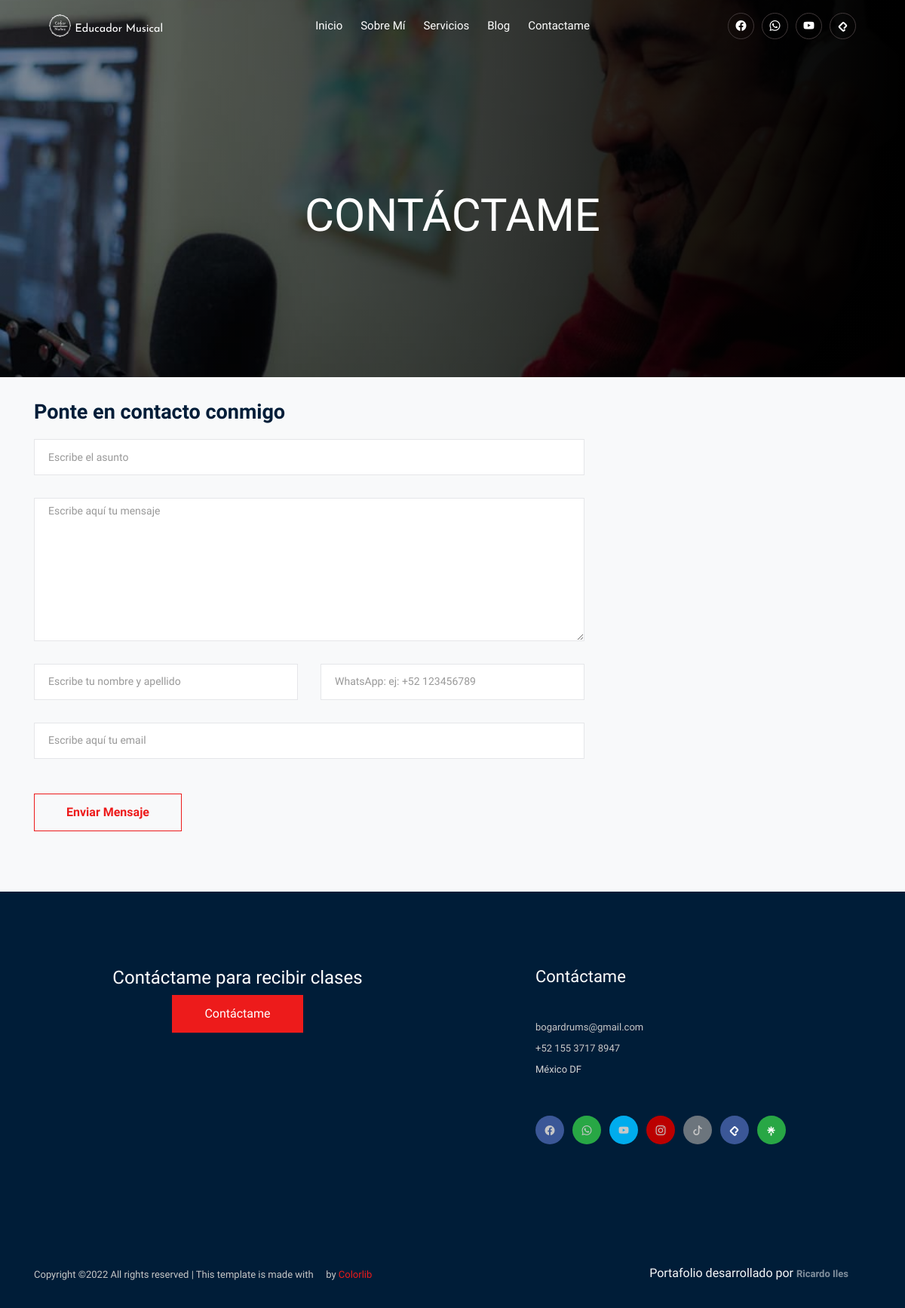
The page /contact.php on the database as committed earlier.
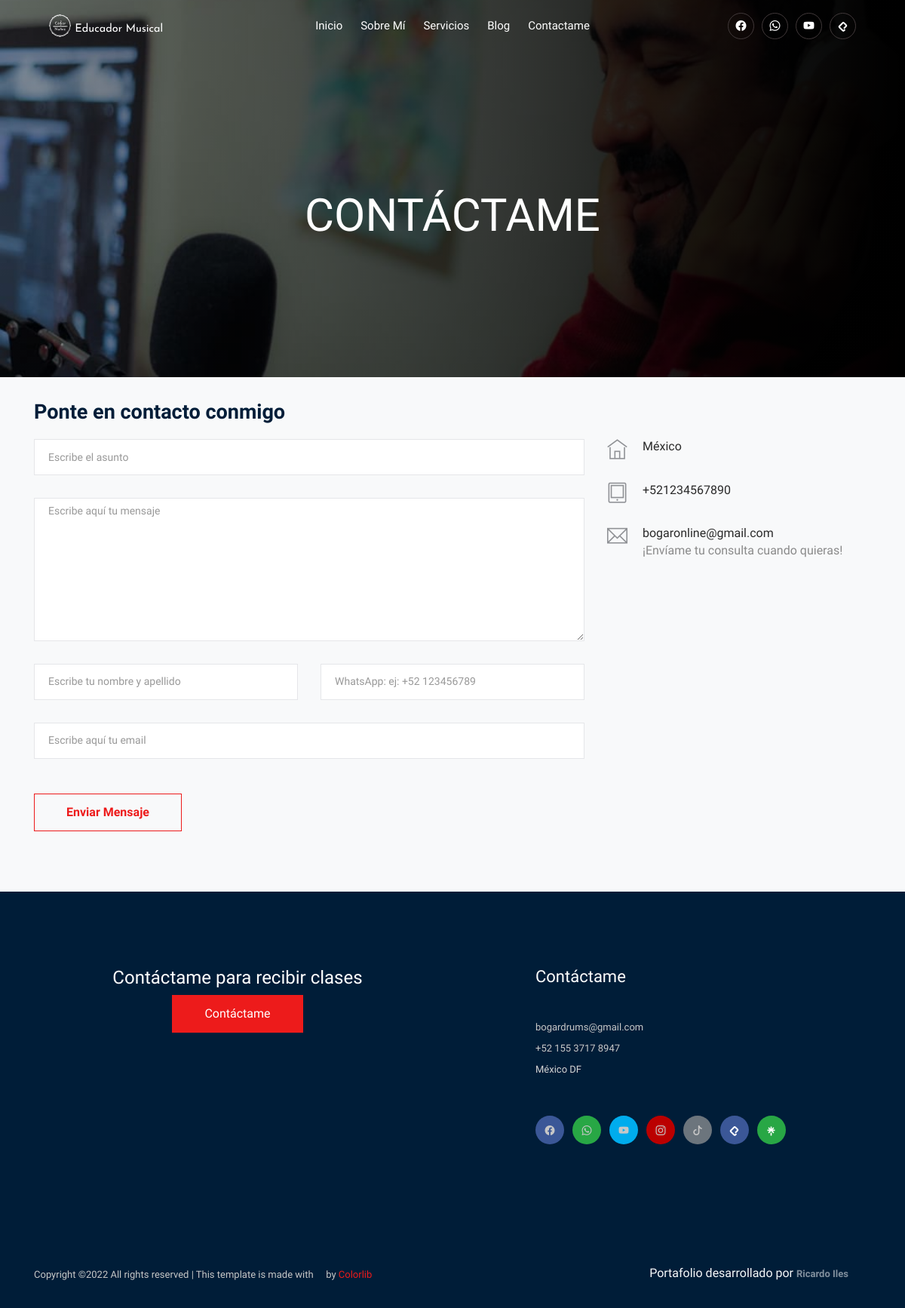
The same page on the database as committed later.
### tables this page shows
CREATE TABLE `preview_info` (
  `id_info` int(11) NOT NULL,
  `descripcion` text NOT NULL,
  `imagen` varchar(100) NOT NULL,
  `correo` varchar(200) NOT NULL,
  `telefono` varchar(20) NOT NULL,
  `ubicacion` varchar(300) NOT NULL,
  `updated_at` timestamp NOT NULL DEFAULT current_timestamp() ON UPDATE current_timestamp()
);

### contact.php (the view, shortened to what this page needs)
<?php
include_once("connection/config.php");
?>
<body>
        <?php include 'components/navbar.php';?>
    <div class="bradcam_area breadcam_bg_2">
        <div class="container">
            <div class="row">
                <div class="col-xl-12">
                    <div class="bradcam_text text-center">
                        <h3>contáctame</h3>
                    </div>
                </div>
            </div>
        </div>
    </div>
  <section class="contact-section section_padding bg-light" style="margin-top:-50px">
    <div class="container">
      <div class="row">
        <div class="col-12">
          <h2 class="contact-title">Ponte en contacto conmigo</h2>
        </div>
        <div class="col-lg-8">
          <form class="form-contact contact_form" action="controllers/nuevo_contactoCOntroller.php" method="post" id="contactForm">
            <div class="row">
            <div class="col-12">
                <div class="form-group">
                  <input class="form-control bg-white bg-white" name="titulo" id="subject" type="text"
                    placeholder = 'Escribe el asunto' required maxlength="200">
                </div>
              </div>
              <div class="col-12">
                <div class="form-group">
                    <textarea class="form-control bg-white w-100" name="mensaje" id="message" cols="30"
                      rows="9" placeholder = 'Escribe aquí tu mensaje' required maxlength="500"></textarea>
                </div>
              </div>
              <div class="col-sm-6">
                <div class="form-group">
                  <input class="form-control bg-white" name="nombres" id="name" type="text"
                    placeholder = 'Escribe tu nombre y apellido' required maxlength="100">
                </div>
              </div>
              <div class="col-sm-6">
                <div class="form-group">
                  <input class="form-control bg-white" name="whatsapp" id="number" type="text"
                    placeholder = 'WhatsApp: ej: +52 123456789' required maxlength="50">
                </div>
              </div>
              <div class="col-12">
                <div class="form-group">
                  <input class="form-control bg-white" name="email" id="email" type="email"
                    placeholder = 'Escribe aquí tu email' required maxlength="200">
                </div>
              </div>
            </div>
            <div class="form-group mt-3">
              <input type="submit" name="nuevo_contacto" value="Enviar mensaje"
                class="button button-contactForm btn_4 boxed-btn">
            </div>
          </form>
        </div>
        <div class="col-lg-4">
          <?php
            $infor = mysqli_query($mysqli, "SELECT * FROM preview_info");
            while($info = mysqli_fetch_array($infor)) {
          ?>
          <div class="media contact-info">
            <span class="contact-info__icon"><i class="ti-home"></i></span>
            <div class="media-body">
              <h3><?php echo $info['ubicacion'];?></h3>
            </div>
          </div>
          <div class="media contact-info">
            <span class="contact-info__icon"><i class="ti-tablet"></i></span>
            <div class="media-body">
              <h3><?php echo $info['telefono'];?></h3>
            </div>
          </div>
          <div class="media contact-info">
            <span class="contact-info__icon"><i class="ti-email"></i></span>
            <div class="media-body">
              <h3><?php echo $info['correo'];?></h3>
              <p>¡Envíame tu consulta cuando quieras!</p>
            </div>
          </div>
          <?php
            }
          ?>
        </div>
      </div>
    </div>
  </section>
        <?php include 'components/footer.php';?>
</body>
</html>

Rows that differ between the two databases and show on the page:
added preview_info: ubicacion "México", telefono "+521234567890", correo "bogaronline@gmail.com"
